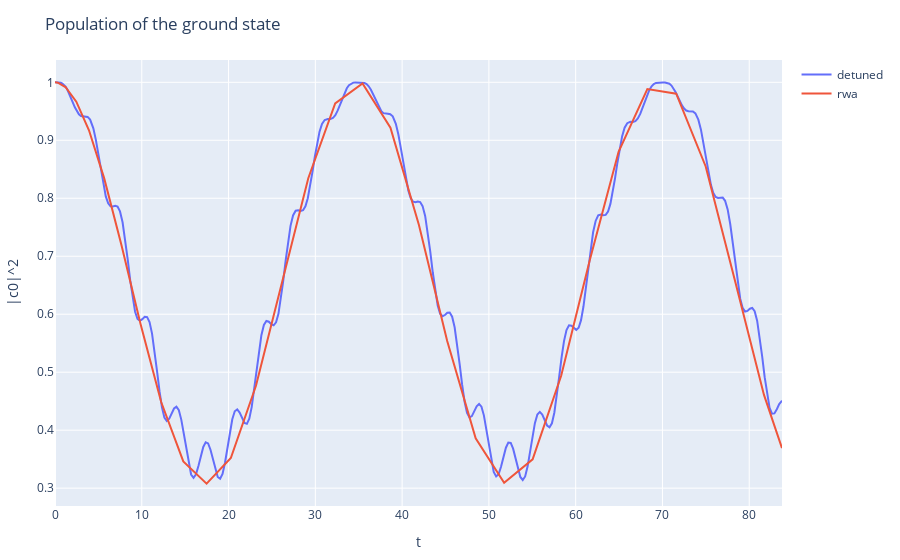

The code cell stored with this chart in its notebook:
### Code cell
plot_detuned = scatter(x = sol.t, y = abs2.(c0), mode = "lines", name = "detuned")
plot_rwa = scatter(x = sol_rwa.t, y = abs2.(c0_rwa), mode = "lines", name = "rwa")

layout = Layout(yaxis_title="|c0|^2", xaxis_title="t", title="Population of the ground state")

plot([plot_detuned, plot_rwa], layout)

### Figure 1 — Plotly figure (JSON) as saved in the notebook; plotly's stock layout.template omitted (floating-point values rounded to 4 significant figures; data arrays with more than 128 entries replaced by an {"elided": "..."} marker saying what was removed)
{"data": [{"mode": "lines", "name": "detuned", "type": "scatter", "x": {"elided": "313 float values"}, "y": {"elided": "313 float values"}}, {"mode": "lines", "name": "rwa", "type": "scatter", "x": [0, 0.0297, 0.3267, 1.205, 2.456, 3.915, 5.672, 7.648, 9.85, 12.23, 14.78, 17.47, 20.26, 23.16, 26.14, 29.19, 32.29, 35.44, 38.65, 41.94, 45.19, 48.48, 51.76, 55.04, 58.33, 61.64, 64.94, 68.26, 71.59, 74.98, 78.35, 81.7, 83.78], "y": [1, 1.0, 0.9994, 0.9919, 0.9666, 0.9173, 0.8343, 0.7199, 0.5834, 0.4486, 0.3462, 0.3077, 0.352, 0.4766, 0.6539, 0.8346, 0.9636, 0.9981, 0.9218, 0.754, 0.5537, 0.3859, 0.3092, 0.3497, 0.4939, 0.6939, 0.8801, 0.9883, 0.9803, 0.8548, 0.6584, 0.4608, 0.3691]}], "layout": {"margin": {"b": 50, "l": 50, "r": 50, "t": 60}, "title": "Population of the ground state", "xaxis": {"title": {"text": "t"}}, "yaxis": {"title": {"text": "|c0|^2"}}}}
